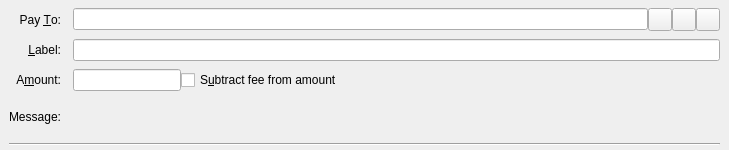
<?xml version="1.0" encoding="UTF-8"?>
<ui version="4.0">
 <class>SendCoinsEntry</class>
 <widget class="QStackedWidget" name="SendCoinsEntry">
  <property name="geometry">
   <rect>
    <x>0</x>
    <y>0</y>
    <width>729</width>
    <height>150</height>
   </rect>
  </property>
  <property name="focusPolicy">
   <enum>Qt::TabFocus</enum>
  </property>
  <property name="autoFillBackground">
   <bool>false</bool>
  </property>
  <widget class="QFrame" name="SendCoins">
   <property name="toolTip">
    <string>This is a normal payment.</string>
   </property>
   <property name="frameShape">
    <enum>QFrame::NoFrame</enum>
   </property>
   <layout class="QGridLayout" name="gridLayout">
    <property name="topMargin">
     <number>8</number>
    </property>
    <property name="bottomMargin">
     <number>4</number>
    </property>
    <property name="horizontalSpacing">
     <number>12</number>
    </property>
    <property name="verticalSpacing">
     <number>8</number>
    </property>
    <item row="0" column="0">
     <widget class="QLabel" name="payToLabel">
      <property name="text">
       <string>Pay &amp;To:</string>
      </property>
      <property name="alignment">
       <set>Qt::AlignRight|Qt::AlignTrailing|Qt::AlignVCenter</set>
      </property>
      <property name="buddy">
       <cstring>payTo</cstring>
      </property>
     </widget>
    </item>
    <item row="0" column="1">
     <layout class="QHBoxLayout" name="payToLayout">
      <property name="spacing">
       <number>0</number>
      </property>
      <item>
       <widget class="QValidatedLineEdit" name="payTo">
        <property name="toolTip">
         <string>The address to send the payment to (e.g. SwnLY9Tf7Zsef8gMGL2fhWA9ZmMjt4KPwg)</string>
        </property>
       </widget>
      </item>
      <item>
       <widget class="QToolButton" name="addressBookButton">
        <property name="toolTip">
         <string>Choose previously used address</string>
        </property>
        <property name="text">
         <string/>
        </property>
        <property name="icon">
         <iconset resource="../ilixomtest.qrc">
          <normaloff>:/icons/address-book</normaloff>:/icons/address-book</iconset>
        </property>
        <property name="shortcut">
         <string>Alt+A</string>
        </property>
       </widget>
      </item>
      <item>
       <widget class="QToolButton" name="pasteButton">
        <property name="toolTip">
         <string>Paste address from clipboard</string>
        </property>
        <property name="text">
         <string/>
        </property>
        <property name="icon">
         <iconset resource="../ilixomtest.qrc">
          <normaloff>:/icons/editpaste</normaloff>:/icons/editpaste</iconset>
        </property>
        <property name="shortcut">
         <string>Alt+P</string>
        </property>
       </widget>
      </item>
      <item>
       <widget class="QToolButton" name="deleteButton">
        <property name="toolTip">
         <string>Remove this entry</string>
        </property>
        <property name="text">
         <string/>
        </property>
        <property name="icon">
         <iconset resource="../ilixomtest.qrc">
          <normaloff>:/icons/remove</normaloff>:/icons/remove</iconset>
        </property>
       </widget>
      </item>
     </layout>
    </item>
    <item row="1" column="0">
     <widget class="QLabel" name="labellLabel">
      <property name="text">
       <string>&amp;Label:</string>
      </property>
      <property name="alignment">
       <set>Qt::AlignRight|Qt::AlignTrailing|Qt::AlignVCenter</set>
      </property>
      <property name="buddy">
       <cstring>addAsLabel</cstring>
      </property>
     </widget>
    </item>
    <item row="1" column="1">
     <widget class="QLineEdit" name="addAsLabel">
      <property name="toolTip">
       <string>Enter a label for this address to add it to the list of used addresses</string>
      </property>
     </widget>
    </item>
    <item row="2" column="0">
     <widget class="QLabel" name="amountLabel">
      <property name="text">
       <string>A&amp;mount:</string>
      </property>
      <property name="alignment">
       <set>Qt::AlignRight|Qt::AlignTrailing|Qt::AlignVCenter</set>
      </property>
      <property name="buddy">
       <cstring>payAmount</cstring>
      </property>
     </widget>
    </item>
    <item row="2" column="1">
     <layout class="QHBoxLayout" name="horizontalLayoutAmount" stretch="0,1">
      <item>
       <widget class="BitcoinAmountField" name="payAmount"/>
      </item>
      <item>
       <widget class="QCheckBox" name="checkboxSubtractFeeFromAmount">
        <property name="toolTip">
         <string>The fee will be deducted from the amount being sent. The recipient will receive a lower amount of Ilixomtest than you enter in the amount field. If multiple recipients are selected, the fee is split equally.</string>
        </property>
        <property name="text">
         <string>S&amp;ubtract fee from amount</string>
        </property>
       </widget>
      </item>
     </layout>
    </item>
    <item row="3" column="0">
     <widget class="QLabel" name="messageLabel">
      <property name="text">
       <string>Message:</string>
      </property>
      <property name="alignment">
       <set>Qt::AlignRight|Qt::AlignTrailing|Qt::AlignVCenter</set>
      </property>
     </widget>
    </item>
    <item row="3" column="1">
     <widget class="QLabel" name="messageTextLabel">
      <property name="toolTip">
       <string>A message that was attached to the ilixomtest: URI which will be stored with the transaction for your reference. Note: This message will not be sent over the Ilixomtest network.</string>
      </property>
      <property name="textFormat">
       <enum>Qt::PlainText</enum>
      </property>
     </widget>
    </item>
    <item row="4" column="0" colspan="2">
     <widget class="Line" name="line">
      <property name="orientation">
       <enum>Qt::Horizontal</enum>
      </property>
     </widget>
    </item>
   </layout>
  </widget>
  <widget class="QFrame" name="SendCoins_UnauthenticatedPaymentRequest">
   <property name="palette">
    <palette>
     <active>
      <colorrole role="WindowText">
       <brush brushstyle="SolidPattern">
        <color alpha="255">
         <red>0</red>
         <green>0</green>
         <blue>0</blue>
        </color>
       </brush>
      </colorrole>
      <colorrole role="Button">
       <brush brushstyle="SolidPattern">
        <color alpha="255">
         <red>255</red>
         <green>255</green>
         <blue>127</blue>
        </color>
       </brush>
      </colorrole>
      <colorrole role="Light">
       <brush brushstyle="SolidPattern">
        <color alpha="255">
         <red>255</red>
         <green>255</green>
         <blue>255</blue>
        </color>
       </brush>
      </colorrole>
      <colorrole role="Midlight">
       <brush brushstyle="SolidPattern">
        <color alpha="255">
         <red>255</red>
         <green>255</green>
         <blue>191</blue>
        </color>
       </brush>
      </colorrole>
      <colorrole role="Dark">
       <brush brushstyle="SolidPattern">
        <color alpha="255">
         <red>127</red>
         <green>127</green>
         <blue>63</blue>
        </color>
       </brush>
      </colorrole>
      <colorrole role="Mid">
       <brush brushstyle="SolidPattern">
        <color alpha="255">
         <red>170</red>
         <green>170</green>
         <blue>84</blue>
        </color>
       </brush>
      </colorrole>
      <colorrole role="Text">
       <brush brushstyle="SolidPattern">
        <color alpha="255">
         <red>0</red>
         <green>0</green>
         <blue>0</blue>
        </color>
       </brush>
      </colorrole>
      <colorrole role="BrightText">
       <brush brushstyle="SolidPattern">
        <color alpha="255">
         <red>255</red>
         <green>255</green>
         <blue>255</blue>
        </color>
       </brush>
      </colorrole>
      <colorrole role="ButtonText">
       <brush brushstyle="SolidPattern">
        <color alpha="255">
         <red>0</red>
         <green>0</green>
         <blue>0</blue>
        </color>
       </brush>
      </colorrole>
      <colorrole role="Base">
       <brush brushstyle="SolidPattern">
        <color alpha="255">
         <red>255</red>
         <green>255</green>
         <blue>255</blue>
        </color>
       </brush>
      </colorrole>
      <colorrole role="Window">
       <brush brushstyle="SolidPattern">
        <color alpha="255">
         <red>255</red>
         <green>255</green>
         <blue>127</blue>
        </color>
       </brush>
      </colorrole>
      <colorrole role="Shadow">
       <brush brushstyle="SolidPattern">
        <color alpha="255">
         <red>0</red>
         <green>0</green>
         <blue>0</blue>
        </color>
       </brush>
      </colorrole>
      <colorrole role="AlternateBase">
       <brush brushstyle="SolidPattern">
        <color alpha="255">
         <red>255</red>
         <green>255</green>
         <blue>191</blue>
        </color>
       </brush>
      </colorrole>
      <colorrole role="ToolTipBase">
       <brush brushstyle="SolidPattern">
        <color alpha="255">
         <red>255</red>
         <green>255</green>
         <blue>220</blue>
        </color>
       </brush>
      </colorrole>
      <colorrole role="ToolTipText">
       <brush brushstyle="SolidPattern">
        <color alpha="255">
         <red>0</red>
         <green>0</green>
         <blue>0</blue>
        </color>
       </brush>
      </colorrole>
     </active>
     <inactive>
      <colorrole role="WindowText">
       <brush brushstyle="SolidPattern">
        <color alpha="255">
         <red>0</red>
         <green>0</green>
         <blue>0</blue>
        </color>
       </brush>
      </colorrole>
      <colorrole role="Button">
       <brush brushstyle="SolidPattern">
        <color alpha="255">
         <red>255</red>
         <green>255</green>
         <blue>127</blue>
        </color>
       </brush>
      </colorrole>
      <colorrole role="Light">
       <brush brushstyle="SolidPattern">
        <color alpha="255">
         <red>255</red>
         <green>255</green>
         <blue>255</blue>
        </color>
       </brush>
      </colorrole>
      <colorrole role="Midlight">
       <brush brushstyle="SolidPattern">
        <color alpha="255">
         <red>255</red>
         <green>255</green>
         <blue>191</blue>
        </color>
       </brush>
      </colorrole>
      <colorrole role="Dark">
       <brush brushstyle="SolidPattern">
        <color alpha="255">
         <red>127</red>
         <green>127</green>
         <blue>63</blue>
        </color>
       </brush>
      </colorrole>
      <colorrole role="Mid">
       <brush brushstyle="SolidPattern">
        <color alpha="255">
         <red>170</red>
         <green>170</green>
         <blue>84</blue>
        </color>
       </brush>
      </colorrole>
      <colorrole role="Text">
       <brush brushstyle="SolidPattern">
        <color alpha="255">
         <red>0</red>
         <green>0</green>
         <blue>0</blue>
        </color>
       </brush>
      </colorrole>
      <colorrole role="BrightText">
       <brush brushstyle="SolidPattern">
        <color alpha="255">
         <red>255</red>
         <green>255</green>
         <blue>255</blue>
        </color>
       </brush>
      </colorrole>
      <colorrole role="ButtonText">
       <brush brushstyle="SolidPattern">
        <color alpha="255">
         <red>0</red>
         <green>0</green>
         <blue>0</blue>
        </color>
       </brush>
      </colorrole>
      <colorrole role="Base">
       <brush brushstyle="SolidPattern">
        <color alpha="255">
         <red>255</red>
         <green>255</green>
         <blue>255</blue>
        </color>
       </brush>
      </colorrole>
      <colorrole role="Window">
       <brush brushstyle="SolidPattern">
        <color alpha="255">
         <red>255</red>
         <green>255</green>
         <blue>127</blue>
        </color>
       </brush>
      </colorrole>
      <colorrole role="Shadow">
       <brush brushstyle="SolidPattern">
        <color alpha="255">
         <red>0</red>
         <green>0</green>
         <blue>0</blue>
        </color>
       </brush>
      </colorrole>
      <colorrole role="AlternateBase">
       <brush brushstyle="SolidPattern">
        <color alpha="255">
         <red>255</red>
         <green>255</green>
         <blue>191</blue>
        </color>
       </brush>
      </colorrole>
      <colorrole role="ToolTipBase">
       <brush brushstyle="SolidPattern">
        <color alpha="255">
         <red>255</red>
         <green>255</green>
         <blue>220</blue>
        </color>
       </brush>
      </colorrole>
      <colorrole role="ToolTipText">
       <brush brushstyle="SolidPattern">
        <color alpha="255">
         <red>0</red>
         <green>0</green>
         <blue>0</blue>
        </color>
       </brush>
      </colorrole>
     </inactive>
     <disabled>
      <colorrole role="WindowText">
       <brush brushstyle="SolidPattern">
        <color alpha="255">
         <red>127</red>
         <green>127</green>
         <blue>63</blue>
        </color>
       </brush>
      </colorrole>
      <colorrole role="Button">
       <brush brushstyle="SolidPattern">
        <color alpha="255">
         <red>255</red>
         <green>255</green>
         <blue>127</blue>
        </color>
       </brush>
      </colorrole>
      <colorrole role="Light">
       <brush brushstyle="SolidPattern">
        <color alpha="255">
         <red>255</red>
         <green>255</green>
         <blue>255</blue>
        </color>
       </brush>
      </colorrole>
      <colorrole role="Midlight">
       <brush brushstyle="SolidPattern">
        <color alpha="255">
         <red>255</red>
         <green>255</green>
         <blue>191</blue>
        </color>
       </brush>
      </colorrole>
      <colorrole role="Dark">
       <brush brushstyle="SolidPattern">
        <color alpha="255">
         <red>127</red>
         <green>127</green>
         <blue>63</blue>
        </color>
       </brush>
      </colorrole>
      <colorrole role="Mid">
       <brush brushstyle="SolidPattern">
        <color alpha="255">
         <red>170</red>
         <green>170</green>
         <blue>84</blue>
        </color>
       </brush>
      </colorrole>
      <colorrole role="Text">
       <brush brushstyle="SolidPattern">
        <color alpha="255">
         <red>127</red>
         <green>127</green>
         <blue>63</blue>
        </color>
       </brush>
      </colorrole>
      <colorrole role="BrightText">
       <brush brushstyle="SolidPattern">
        <color alpha="255">
         <red>255</red>
         <green>255</green>
         <blue>255</blue>
        </color>
       </brush>
      </colorrole>
      <colorrole role="ButtonText">
       <brush brushstyle="SolidPattern">
        <color alpha="255">
         <red>127</red>
         <green>127</green>
         <blue>63</blue>
        </color>
       </brush>
      </colorrole>
      <colorrole role="Base">
       <brush brushstyle="SolidPattern">
        <color alpha="255">
         <red>255</red>
         <green>255</green>
         <blue>127</blue>
        </color>
       </brush>
      </colorrole>
      <colorrole role="Window">
       <brush brushstyle="SolidPattern">
        <color alpha="255">
         <red>255</red>
         <green>255</green>
         <blue>127</blue>
        </color>
       </brush>
      </colorrole>
      <colorrole role="Shadow">
       <brush brushstyle="SolidPattern">
        <color alpha="255">
         <red>0</red>
         <green>0</green>
         <blue>0</blue>
        </color>
       </brush>
      </colorrole>
      <colorrole role="AlternateBase">
       <brush brushstyle="SolidPattern">
        <color alpha="255">
         <red>255</red>
         <green>255</green>
         <blue>127</blue>
        </color>
       </brush>
      </colorrole>
      <colorrole role="ToolTipBase">
       <brush brushstyle="SolidPattern">
        <color alpha="255">
         <red>255</red>
         <green>255</green>
         <blue>220</blue>
        </color>
       </brush>
      </colorrole>
      <colorrole role="ToolTipText">
       <brush brushstyle="SolidPattern">
        <color alpha="255">
         <red>0</red>
         <green>0</green>
         <blue>0</blue>
        </color>
       </brush>
      </colorrole>
     </disabled>
    </palette>
   </property>
   <property name="toolTip">
    <string>This is an unauthenticated payment request.</string>
   </property>
   <property name="autoFillBackground">
    <bool>true</bool>
   </property>
   <property name="frameShape">
    <enum>QFrame::NoFrame</enum>
   </property>
   <layout class="QGridLayout" name="gridLayout_is">
    <property name="spacing">
     <number>12</number>
    </property>
    <item row="0" column="0">
     <widget class="QLabel" name="payToLabel_is">
      <property name="text">
       <string>Pay To:</string>
      </property>
      <property name="alignment">
       <set>Qt::AlignRight|Qt::AlignTrailing|Qt::AlignVCenter</set>
      </property>
     </widget>
    </item>
    <item row="0" column="1">
     <layout class="QHBoxLayout" name="payToLayout_is">
      <property name="spacing">
       <number>0</number>
      </property>
      <item>
       <widget class="QLabel" name="payTo_is"/>
      </item>
      <item>
       <widget class="QToolButton" name="deleteButton_is">
        <property name="toolTip">
         <string>Remove this entry</string>
        </property>
        <property name="text">
         <string/>
        </property>
        <property name="icon">
         <iconset resource="../ilixomtest.qrc">
          <normaloff>:/icons/remove</normaloff>:/icons/remove</iconset>
        </property>
       </widget>
      </item>
     </layout>
    </item>
    <item row="1" column="0">
     <widget class="QLabel" name="memoLabel_is">
      <property name="text">
       <string>Memo:</string>
      </property>
      <property name="alignment">
       <set>Qt::AlignRight|Qt::AlignTrailing|Qt::AlignVCenter</set>
      </property>
     </widget>
    </item>
    <item row="1" column="1">
     <widget class="QLabel" name="memoTextLabel_is">
      <property name="textFormat">
       <enum>Qt::PlainText</enum>
      </property>
     </widget>
    </item>
    <item row="2" column="0">
     <widget class="QLabel" name="amountLabel_is">
      <property name="text">
       <string>A&amp;mount:</string>
      </property>
      <property name="alignment">
       <set>Qt::AlignRight|Qt::AlignTrailing|Qt::AlignVCenter</set>
      </property>
      <property name="buddy">
       <cstring>payAmount_is</cstring>
      </property>
     </widget>
    </item>
    <item row="2" column="1">
     <widget class="BitcoinAmountField" name="payAmount_is">
      <property name="acceptDrops">
       <bool>false</bool>
      </property>
     </widget>
    </item>
   </layout>
  </widget>
  <widget class="QFrame" name="SendCoins_AuthenticatedPaymentRequest">
   <property name="palette">
    <palette>
     <active>
      <colorrole role="WindowText">
       <brush brushstyle="SolidPattern">
        <color alpha="255">
         <red>0</red>
         <green>0</green>
         <blue>0</blue>
        </color>
       </brush>
      </colorrole>
      <colorrole role="Button">
       <brush brushstyle="SolidPattern">
        <color alpha="255">
         <red>140</red>
         <green>232</green>
         <blue>119</blue>
        </color>
       </brush>
      </colorrole>
      <colorrole role="Light">
       <brush brushstyle="SolidPattern">
        <color alpha="255">
         <red>230</red>
         <green>255</green>
         <blue>224</blue>
        </color>
       </brush>
      </colorrole>
      <colorrole role="Midlight">
       <brush brushstyle="SolidPattern">
        <color alpha="255">
         <red>185</red>
         <green>243</green>
         <blue>171</blue>
        </color>
       </brush>
      </colorrole>
      <colorrole role="Dark">
       <brush brushstyle="SolidPattern">
        <color alpha="255">
         <red>70</red>
         <green>116</green>
         <blue>59</blue>
        </color>
       </brush>
      </colorrole>
      <colorrole role="Mid">
       <brush brushstyle="SolidPattern">
        <color alpha="255">
         <red>93</red>
         <green>155</green>
         <blue>79</blue>
        </color>
       </brush>
      </colorrole>
      <colorrole role="Text">
       <brush brushstyle="SolidPattern">
        <color alpha="255">
         <red>0</red>
         <green>0</green>
         <blue>0</blue>
        </color>
       </brush>
      </colorrole>
      <colorrole role="BrightText">
       <brush brushstyle="SolidPattern">
        <color alpha="255">
         <red>155</red>
         <green>255</green>
         <blue>147</blue>
        </color>
       </brush>
      </colorrole>
      <colorrole role="ButtonText">
       <brush brushstyle="SolidPattern">
        <color alpha="255">
         <red>0</red>
         <green>0</green>
         <blue>0</blue>
        </color>
       </brush>
      </colorrole>
      <colorrole role="Base">
       <brush brushstyle="SolidPattern">
        <color alpha="255">
         <red>119</red>
         <green>255</green>
         <blue>233</blue>
        </color>
       </brush>
      </colorrole>
      <colorrole role="Window">
       <brush brushstyle="SolidPattern">
        <color alpha="255">
         <red>140</red>
         <green>232</green>
         <blue>119</blue>
        </color>
       </brush>
      </colorrole>
      <colorrole role="Shadow">
       <brush brushstyle="SolidPattern">
        <color alpha="255">
         <red>0</red>
         <green>0</green>
         <blue>0</blue>
        </color>
       </brush>
      </colorrole>
      <colorrole role="AlternateBase">
       <brush brushstyle="SolidPattern">
        <color alpha="255">
         <red>197</red>
         <green>243</green>
         <blue>187</blue>
        </color>
       </brush>
      </colorrole>
      <colorrole role="NoRole">
       <brush brushstyle="SolidPattern">
        <color alpha="255">
         <red>125</red>
         <green>194</green>
         <blue>122</blue>
        </color>
       </brush>
      </colorrole>
      <colorrole role="ToolTipBase">
       <brush brushstyle="SolidPattern">
        <color alpha="255">
         <red>255</red>
         <green>255</green>
         <blue>220</blue>
        </color>
       </brush>
      </colorrole>
      <colorrole role="ToolTipText">
       <brush brushstyle="SolidPattern">
        <color alpha="255">
         <red>0</red>
         <green>0</green>
         <blue>0</blue>
        </color>
       </brush>
      </colorrole>
     </active>
     <inactive>
      <colorrole role="WindowText">
       <brush brushstyle="SolidPattern">
        <color alpha="255">
         <red>0</red>
         <green>0</green>
         <blue>0</blue>
        </color>
       </brush>
      </colorrole>
      <colorrole role="Button">
       <brush brushstyle="SolidPattern">
        <color alpha="255">
         <red>140</red>
         <green>232</green>
         <blue>119</blue>
        </color>
       </brush>
      </colorrole>
      <colorrole role="Light">
       <brush brushstyle="SolidPattern">
        <color alpha="255">
         <red>230</red>
         <green>255</green>
         <blue>224</blue>
        </color>
       </brush>
      </colorrole>
      <colorrole role="Midlight">
       <brush brushstyle="SolidPattern">
        <color alpha="255">
         <red>185</red>
         <green>243</green>
         <blue>171</blue>
        </color>
       </brush>
      </colorrole>
      <colorrole role="Dark">
       <brush brushstyle="SolidPattern">
        <color alpha="255">
         <red>70</red>
         <green>116</green>
         <blue>59</blue>
        </color>
       </brush>
      </colorrole>
      <colorrole role="Mid">
       <brush brushstyle="SolidPattern">
        <color alpha="255">
         <red>93</red>
         <green>155</green>
         <blue>79</blue>
        </color>
       </brush>
      </colorrole>
      <colorrole role="Text">
       <brush brushstyle="SolidPattern">
        <color alpha="255">
         <red>0</red>
         <green>0</green>
         <blue>0</blue>
        </color>
       </brush>
      </colorrole>
      <colorrole role="BrightText">
       <brush brushstyle="SolidPattern">
        <color alpha="255">
         <red>155</red>
         <green>255</green>
         <blue>147</blue>
        </color>
       </brush>
      </colorrole>
      <colorrole role="ButtonText">
       <brush brushstyle="SolidPattern">
        <color alpha="255">
         <red>0</red>
         <green>0</green>
         <blue>0</blue>
        </color>
       </brush>
      </colorrole>
      <colorrole role="Base">
       <brush brushstyle="SolidPattern">
        <color alpha="255">
         <red>119</red>
         <green>255</green>
         <blue>233</blue>
        </color>
       </brush>
      </colorrole>
      <colorrole role="Window">
       <brush brushstyle="SolidPattern">
        <color alpha="255">
         <red>140</red>
         <green>232</green>
         <blue>119</blue>
        </color>
       </brush>
      </colorrole>
      <colorrole role="Shadow">
       <brush brushstyle="SolidPattern">
        <color alpha="255">
         <red>0</red>
         <green>0</green>
         <blue>0</blue>
        </color>
       </brush>
      </colorrole>
      <colorrole role="AlternateBase">
       <brush brushstyle="SolidPattern">
        <color alpha="255">
         <red>197</red>
         <green>243</green>
         <blue>187</blue>
        </color>
       </brush>
      </colorrole>
      <colorrole role="NoRole">
       <brush brushstyle="SolidPattern">
        <color alpha="255">
         <red>125</red>
         <green>194</green>
         <blue>122</blue>
        </color>
       </brush>
      </colorrole>
      <colorrole role="ToolTipBase">
       <brush brushstyle="SolidPattern">
        <color alpha="255">
         <red>255</red>
         <green>255</green>
         <blue>220</blue>
        </color>
       </brush>
      </colorrole>
      <colorrole role="ToolTipText">
       <brush brushstyle="SolidPattern">
        <color alpha="255">
         <red>0</red>
         <green>0</green>
         <blue>0</blue>
        </color>
       </brush>
      </colorrole>
     </inactive>
     <disabled>
      <colorrole role="WindowText">
       <brush brushstyle="SolidPattern">
        <color alpha="255">
         <red>70</red>
         <green>116</green>
         <blue>59</blue>
        </color>
       </brush>
      </colorrole>
      <colorrole role="Button">
       <brush brushstyle="SolidPattern">
        <color alpha="255">
         <red>140</red>
         <green>232</green>
         <blue>119</blue>
        </color>
       </brush>
      </colorrole>
      <colorrole role="Light">
       <brush brushstyle="SolidPattern">
        <color alpha="255">
         <red>230</red>
         <green>255</green>
         <blue>224</blue>
        </color>
       </brush>
      </colorrole>
      <colorrole role="Midlight">
       <brush brushstyle="SolidPattern">
        <color alpha="255">
         <red>185</red>
         <green>243</green>
         <blue>171</blue>
        </color>
       </brush>
      </colorrole>
      <colorrole role="Dark">
       <brush brushstyle="SolidPattern">
        <color alpha="255">
         <red>70</red>
         <green>116</green>
         <blue>59</blue>
        </color>
       </brush>
      </colorrole>
      <colorrole role="Mid">
       <brush brushstyle="SolidPattern">
        <color alpha="255">
         <red>93</red>
         <green>155</green>
         <blue>79</blue>
        </color>
       </brush>
      </colorrole>
      <colorrole role="Text">
       <brush brushstyle="SolidPattern">
        <color alpha="255">
         <red>70</red>
         <green>116</green>
         <blue>59</blue>
        </color>
       </brush>
      </colorrole>
      <colorrole role="BrightText">
       <brush brushstyle="SolidPattern">
        <color alpha="255">
         <red>155</red>
         <green>255</green>
         <blue>147</blue>
        </color>
       </brush>
      </colorrole>
      <colorrole role="ButtonText">
       <brush brushstyle="SolidPattern">
        <color alpha="255">
         <red>70</red>
         <green>116</green>
         <blue>59</blue>
        </color>
       </brush>
      </colorrole>
      <colorrole role="Base">
       <brush brushstyle="SolidPattern">
        <color alpha="255">
         <red>140</red>
         <green>232</green>
         <blue>119</blue>
        </color>
       </brush>
      </colorrole>
      <colorrole role="Window">
       <brush brushstyle="SolidPattern">
        <color alpha="255">
         <red>140</red>
         <green>232</green>
         <blue>119</blue>
        </color>
       </brush>
      </colorrole>
      <colorrole role="Shadow">
       <brush brushstyle="SolidPattern">
        <color alpha="255">
         <red>0</red>
         <green>0</green>
         <blue>0</blue>
        </color>
       </brush>
      </colorrole>
      <colorrole role="AlternateBase">
       <brush brushstyle="SolidPattern">
        <color alpha="255">
         <red>140</red>
         <green>232</green>
         <blue>119</blue>
        </color>
       </brush>
      </colorrole>
      <colorrole role="NoRole">
       <brush brushstyle="SolidPattern">
        <color alpha="255">
         <red>125</red>
         <green>194</green>
         <blue>122</blue>
        </color>
       </brush>
      </colorrole>
      <colorrole role="ToolTipBase">
       <brush brushstyle="SolidPattern">
        <color alpha="255">
         <red>255</red>
         <green>255</green>
         <blue>220</blue>
        </color>
       </brush>
      </colorrole>
      <colorrole role="ToolTipText">
       <brush brushstyle="SolidPattern">
        <color alpha="255">
         <red>0</red>
         <green>0</green>
         <blue>0</blue>
        </color>
       </brush>
      </colorrole>
     </disabled>
    </palette>
   </property>
   <property name="toolTip">
    <string>This is an authenticated payment request.</string>
   </property>
   <property name="autoFillBackground">
    <bool>true</bool>
   </property>
   <property name="frameShape">
    <enum>QFrame::NoFrame</enum>
   </property>
   <layout class="QGridLayout" name="gridLayout_s">
    <property name="spacing">
     <number>12</number>
    </property>
    <item row="0" column="0">
     <widget class="QLabel" name="payToLabel_s">
      <property name="text">
       <string>Pay To:</string>
      </property>
      <property name="alignment">
       <set>Qt::AlignRight|Qt::AlignTrailing|Qt::AlignVCenter</set>
      </property>
     </widget>
    </item>
    <item row="0" column="1">
     <layout class="QHBoxLayout" name="payToLayout_s">
      <property name="spacing">
       <number>0</number>
      </property>
      <item>
       <widget class="QLabel" name="payTo_s">
        <property name="textFormat">
         <enum>Qt::PlainText</enum>
        </property>
       </widget>
      </item>
      <item>
       <widget class="QToolButton" name="deleteButton_s">
        <property name="toolTip">
         <string>Remove this entry</string>
        </property>
        <property name="text">
         <string/>
        </property>
        <property name="icon">
         <iconset resource="../ilixomtest.qrc">
          <normaloff>:/icons/remove</normaloff>:/icons/remove</iconset>
        </property>
       </widget>
      </item>
     </layout>
    </item>
    <item row="1" column="0">
     <widget class="QLabel" name="memoLabel_s">
      <property name="text">
       <string>Memo:</string>
      </property>
      <property name="alignment">
       <set>Qt::AlignRight|Qt::AlignTrailing|Qt::AlignVCenter</set>
      </property>
     </widget>
    </item>
    <item row="1" column="1">
     <widget class="QLabel" name="memoTextLabel_s">
      <property name="textFormat">
       <enum>Qt::PlainText</enum>
      </property>
     </widget>
    </item>
    <item row="2" column="0">
     <widget class="QLabel" name="amountLabel_s">
      <property name="text">
       <string>A&amp;mount:</string>
      </property>
      <property name="alignment">
       <set>Qt::AlignRight|Qt::AlignTrailing|Qt::AlignVCenter</set>
      </property>
      <property name="buddy">
       <cstring>payAmount_s</cstring>
      </property>
     </widget>
    </item>
    <item row="2" column="1">
     <widget class="BitcoinAmountField" name="payAmount_s">
      <property name="acceptDrops">
       <bool>false</bool>
      </property>
     </widget>
    </item>
   </layout>
  </widget>
 </widget>
 <customwidgets>
  <customwidget>
   <class>QValidatedLineEdit</class>
   <extends>QLineEdit</extends>
   <header>qvalidatedlineedit.h</header>
  </customwidget>
  <customwidget>
   <class>BitcoinAmountField</class>
   <extends>QLineEdit</extends>
   <header>bitcoinamountfield.h</header>
  </customwidget>
 </customwidgets>
 <tabstops>
  <tabstop>payTo</tabstop>
  <tabstop>addressBookButton</tabstop>
  <tabstop>pasteButton</tabstop>
  <tabstop>deleteButton</tabstop>
  <tabstop>addAsLabel</tabstop>
  <tabstop>payAmount</tabstop>
  <tabstop>payAmount_is</tabstop>
  <tabstop>deleteButton_is</tabstop>
  <tabstop>payAmount_s</tabstop>
  <tabstop>deleteButton_s</tabstop>
 </tabstops>
 <resources>
  <include location="../ilixomtest.qrc"/>
 </resources>
 <connections/>
</ui>
